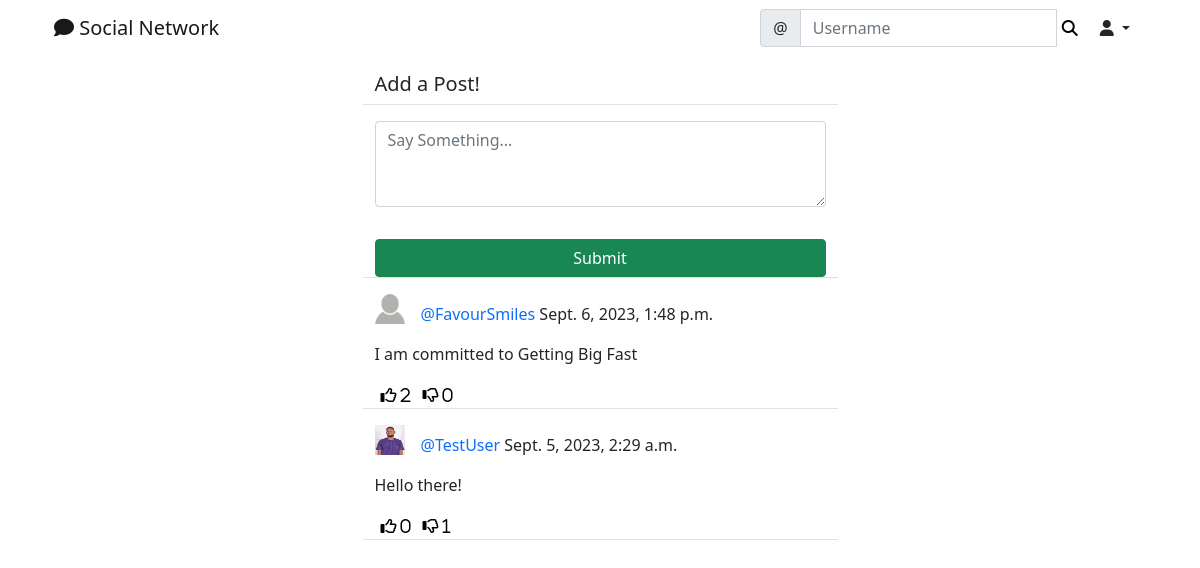
/social/ (signed in), run on the app's committed database.
### social/models.py (models this page shows, shortened)
class Post(models.Model):
    body = models.TextField()
    created_on = models.DateTimeField(default=timezone.now)
    author = models.ForeignKey(User, on_delete=models.CASCADE)
    likes = models.ManyToManyField(User, blank=True, related_name='likes')
    dislikes = models.ManyToManyField(User, blank=True, related_name='dislikes')
    parent = models.ForeignKey('self', on_delete=models.CASCADE, blank=True, null=True, related_name='+')

class UserProfile(models.Model):
    user = models.OneToOneField(User, primary_key=True, verbose_name="user", related_name="profile", on_delete=models.CASCADE)
    name = models.CharField(max_length=30, blank=True, null=True)
    bio = models.TextField(max_length=500, blank=True, null=True)
    birth_date = models.DateField(null=True, blank=True)
    location = models.CharField(max_length=100, blank=True, null=True)
    picture = models.ImageField(upload_to='uploads/profile_pictures', default='uploads/profile_pictures/default.png')
    followers = models.ManyToManyField(User, blank=True, related_name='followers')

### social/views.py (the view, shortened to what this page needs)
# urls.py: path('', PostListView.as_view(), name='post-list'),
class PostListView(LoginRequiredMixin, View):
    def get(self, request, *args, **kwargs):
        logged_in_user = request.user
        posts = Post.objects.filter(
            author__profile__followers__in=[logged_in_user.id]
        ).order_by('-created_on')
        form = PostForm()
        context = {
            'post_list': posts,
            'form': form
        }
        return render(request, 'social/post_list.html', context)

### social/forms.py
class PostForm(forms.ModelForm):
    body = forms.CharField(
        label='',
        widget=forms.Textarea(attrs={
            'rows': '3',
            'placeholder': 'Say Something...'
        })
    )
    class Meta:
        model = Post
        fields = ['body']

### social/templates/social/post_list.html (shortened to what this page needs)
{% extends 'landing/base.html' %}
{% load crispy_forms_tags %}
{% block content %}
    <div class="container">
        <div class="row justify-content-center mt-3">
            <div class="col-md-5 col-sm-12 border-bottom">
                <h5>Add a Post!</h5>
            </div>
        </div>
        <div class="row justify-content-center mt-3">
            <div class="col-md-5 col-sm-12 border-bottom">
                <form action="" method="POST">
                    {{ form|crispy }}
                    <div class="d-grid gap-2">
                        <button class="btn btn-success mt-3">Submit</button>
                    </div>
                </form>
            </div>
        </div>
        {% for post in post_list %}
            <div class="row justify-content-center mt-3">
                <div class="col-md-5 col-sm-12 border-bottom position-relative">
                    <div>
                        <a href="{% url 'profile' post.author.profile.pk %}">
                            <img src="{{ post.author.profile.picture.url }}" alt="" class="round-circle post-img" height="30" width="30">
                        </a>
                        <p class="post-text">
                            <a href="{% url 'profile' post.author.profile.pk %}" class="text-primary post-link">@{{ post.author }}</a> {{ post.created_on }}
                        </p>
                    </div>
                    <div class="position-relative">
                        <p>{{ post.body }}</p>
                    </div>
                    <div class="d-flex flex-row">
                        <form action="{% url 'like' post.pk %}" method="POST">
                            <button class="remove-default-btn" type="submit">
                                <i class="far fa-thumbs-up"> <span>{{ post.likes.all.count }}</span></i>
                            </button>
                        </form>
                        <form action="{% url 'dislike' post.pk %}" method="POST">
                            <button class="remove-default-btn" type="submit">
                                <i class="far fa-thumbs-down"> <span>{{ post.dislikes.all.count }}</span></i>
                            </button>
                        </form>
                    </div>
                </div>
            </div>
        {% endfor %}
    </div>
{% endblock content %}

### static/style.css (style rules this page uses)
.remove-default-btn { background-color: transparent; border: none; box-shadow: none; }
.post-link { text-decoration: none; }
.post-text { padding-top: 0.5rem; }
.post-img { float: left; margin-right: 1rem; }

### data on the page
Post: author.profile.picture (placeholder picture), author "FavourSmiles", created_on "Sept. 6, 2023, 1:48 p.m.", body "I am committed to Getting Big Fast", likes.all.count "2", dislikes.all.count "0"
Post: author.profile.picture (picture), author "TestUser", created_on "Sept. 5, 2023, 2:29 a.m.", body "Hello there!", likes.all.count "0", dislikes.all.count "1"
